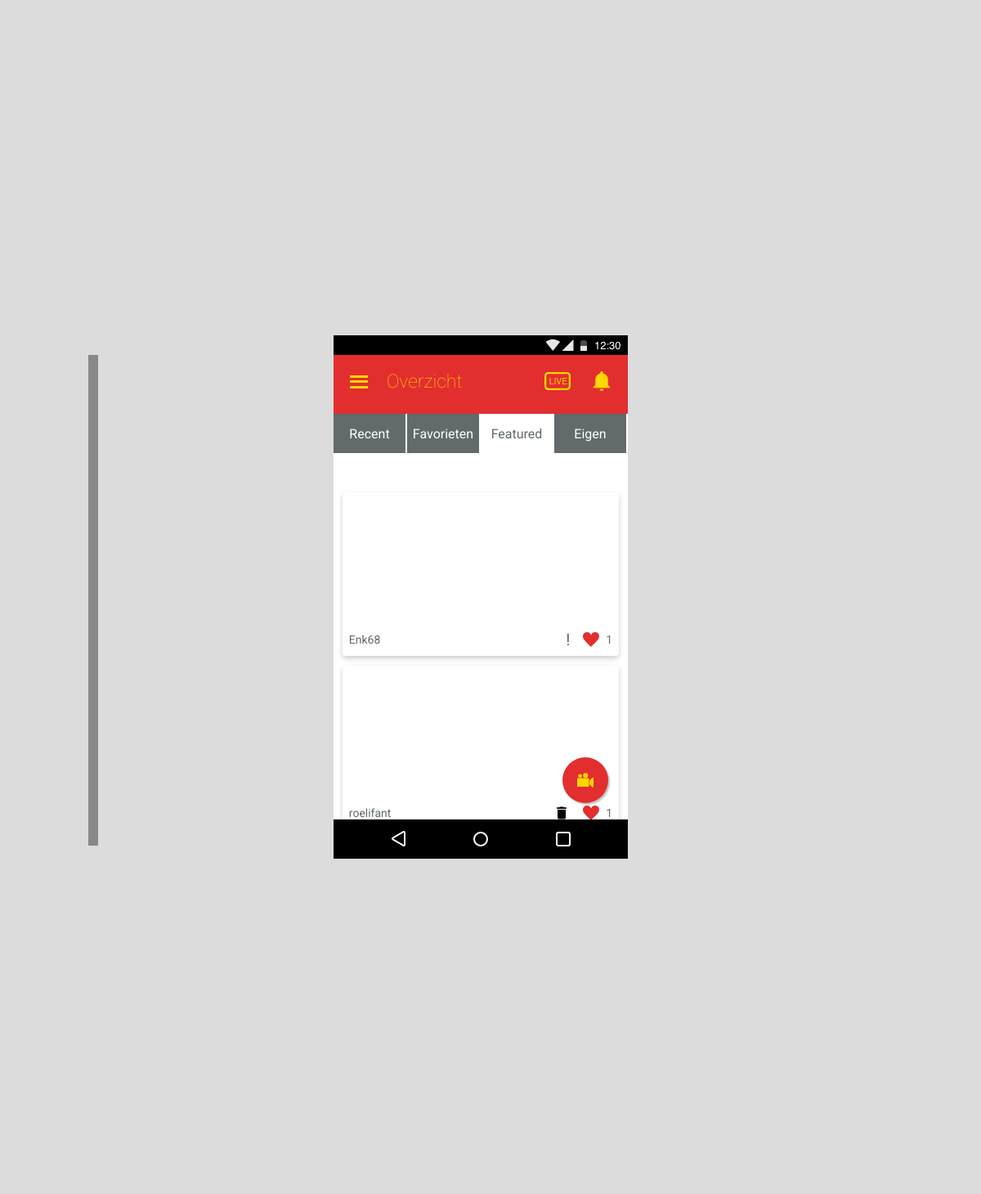
Page /overview3.php (signed in) on the committed database.
### tables this page shows
CREATE TABLE `featured` (
  `feature_id` int(11) NOT NULL,
  `video_id` int(11) NOT NULL,
  `timestamp` int(11) NOT NULL
);

CREATE TABLE `videos` (
  `id` int(11) NOT NULL,
  `data` varchar(200) NOT NULL,
  `timestamp` int(11) NOT NULL,
  `uploader` varchar(200) NOT NULL,
  `stemmen` int(11) NOT NULL,
  `status` varchar(200) NOT NULL
);

### classes/Melding.php (called while the page is built, shortened)
<?php
    class Melding
    {
        public function countAllNew(){
            $conn = Db::getInstance();
            $statement = $conn->prepare("SELECT * FROM meldingen WHERE ontvanger = :ontvanger AND gezien = 'false';");
            $statement->bindValue(":ontvanger", $_SESSION["user"]);
            $statement->execute();
            $res = $statement->fetchAll(PDO::FETCH_ASSOC);
            $rows = count($res);
            return $rows;
        }
}

### classes/Video.php (called while the page is built, shortened)
<?php
    class Video
    {
        private $m_iVotes;
        private $m_bVoted;
        public function __set($p_sProperty, $p_vValue)
        {
            switch ($p_sProperty) {
                case "Votes":
                    $this->m_iVotes = $p_vValue;
                    break;
                case "Voted":
                    $this->m_bVoted = $p_vValue;
                    break;
            }
        }
        public function __get($p_sProperty)
        {
            switch ($p_sProperty) {
                case "Votes":
                    return $this->m_iVotes;
                    break;
                case "Voted":
                    return $this->m_bVoted;
                    break;
            }
        }
        public function checkVote($p_iVideoid, $p_iUserid){
            $conn = Db::getInstance();
            $statement1 = $conn->prepare("SELECT * FROM stemmen WHERE video_id = :video_id;");
            $statement1->bindValue(":video_id", $p_iVideoid);
            $statement1->execute();
            $res = $statement1->fetchAll(PDO::FETCH_ASSOC);
            $rows = count($res);
            $this->Votes = $rows;
            $statement3 = $conn->prepare("SELECT * FROM stemmen WHERE video_id = :video_id AND user_id = :user_id;");
            $statement3->bindValue(":user_id", $p_iUserid);
            $statement3->bindValue(":video_id", $p_iVideoid);
            $statement3->execute();
            $res2 = $statement3->fetchAll(PDO::FETCH_ASSOC);
            $rows2 = count($res2);
            if($rows2 > 0){
                $this->Voted = true;
            } else {
                $this->Voted = false;
            }
            $conn = Db::getInstance();
            $statement = $conn->prepare("SELECT * FROM videos WHERE id = :video_id ORDER BY id DESC;");
            $statement->bindValue(":video_id", $p_iVideoid);
            $statement->execute();
            $res = $statement->fetch(PDO::FETCH_ASSOC);
            if($res["uploader"] == $_SESSION["user"]){
                $this->Voted = true;
            }
        }
        public function printFeatured(){
            $conn = Db::getInstance();
            $statement = $conn->prepare("SELECT * FROM videos v INNER JOIN featured f ON v.id = f.video_id WHERE NOT status = 'removed' AND id not in (SELECT video_id FROM reports WHERE reporter = :user) ORDER BY f.feature_id DESC;");
            $statement->bindValue(":user", $_SESSION["user"]);
            $statement->execute();
            return $statement->fetchAll(PDO::FETCH_ASSOC);
        }
    }

### overview3.php (the view, shortened to what this page needs)
<?php
    $videos = new Video;
    $res = $videos->printFeatured();
    $videos->feature();
?><!DOCTYPE html>
<html lang="en">
<head>
</head>
<body>
    <div class="container">
        <div class="fill">
        </div>
        <div class="scherm">
            <img class="sysbar" src="images/sysbar-top.png" alt="android systeem balk" />
            <?php include_once("includes/mainHeader.php") ?>
            <main>
               <nav>
   				   <a href="overview.php">Recent</a>
          			<a href="overview2.php">Favorieten</a>
          			<a href="overview3.php">Featured</a>
          			<a href="overview4.php">Eigen</a>
               </nav>
               <div id="videocontainer">
                <?php foreach ( $res as $key => $video): ?>
                  <div class="video">
                     <div class="imgcontainer">
                        <a href='pages/videoPlayer.php?id=<?php echo $video["id"];?>'>
                         <video src="<?php echo "uploads/videos/" . $video["data"]?>" alt="video thumbnail">
                             <source src="uploads/videos/<?php echo $video["data"] ?>" type="video/webm">
                         </video>
                         </a>
                     </div>
                     <div class="actionbar">
                        <p class="naam"><?php echo $video["uploader"]?></p>
                        <div class="right-actions">
                          <?php if($video["uploader"] == $_SESSION["user"]) : ?>
                          <a href="#" class="verwijder">
                           <img src="images/ic_delete.svg" alt="verwijder je video" />
                            </a>
                           <?php else : ?>
                           <a href="#" class="rapporteer">
                               <p>!</p>
                           </a>
                           <?php endif ; ?>
                           <a href="#" class="stem">
                               <img src="images/ic_favorite.svg" alt="markeer als favoriet" />
                            </a>
                            <p class="count"><?php $videos->checkVote($video["id"], $_SESSION["userid"]);
        if($videos->Voted == true){
                                echo $videos->Votes;
    }
                                ?>
                            </p>
                        </div>
                     </div>
                  </div>
                  <?php endforeach; ?>
                  </div>
               <button id="upload"><img src="images/ic_camera.svg" alt="opnemen camera icoon" /></button>
            </main>
            <img class="sysbar" src="images/navbar-bot.png" alt="android navigatie balk" />
        </div>
        <div class="fill">
        </div>
    </div>
</body>
</html>

### overview3.php (style rules this page uses)
* { margin: 0; padding: 0; font-family: 'Roboto', sans-serif; }
html { background: #FFF; }
body { width: 100vw; height: 100vh; background: Gainsboro; }
.container { width: 80%; height: 100%; display: flex; overflow-y: visible; margin: auto; }
main { width: 360px; height: 496px; background: #FFF; overflow-y: auto; }
.scherm { position: relative; background: Gainsboro; height: 640px; width: 360px; margin-top: auto; margin-bottom: auto; }
.fill { position: relative; background: Gainsboro; height: 100%; width: 30%; z-index: 500; }
.scherm .sysbar:first-child { width: 100%; margin-bottom: -4px; z-index: 1000; }
.scherm .sysbar:not(:first-child) { position: absolute; left: 0; bottom: 0; z-index: 1000; }
button#upload { width: 56px; height: 56px; position: absolute; display: flex; align-items: center; justify-content: center; background-color: #E22E2F; border: none; outline: none; border-radius: 50%; -webkit-box-shadow: 2px 2px 2px 0px rgba(0,0,0,0.25); -moz-box-shadow: 2px 2px 2px 0px rgba(0,0,0,0.25); box-shadow: 2px 2px 2px 0px rgba(0,0,0,0.25); }
button { position: absolute; overflow: hidden; bottom: 68px; right: 24px; z-index: 0; }
button:after { content: ''; position: absolute; top: 50%; left: 50%; width: 5px; height: 5px; background: rgba(255, 255, 255, .5); opacity: 0; border-radius: 100%; transform: scale(1, 1) translate(-50%); transform-origin: 50% 50%; }
button#upload img { width: 20px; }
nav { height: 48px; width: 100%; position: absolute; z-index: 1; }
nav a { width: calc(25% - 2px); height: 100%; border-right: 2px solid #FFF; background-color: #626A6C; float: left; display: flex; align-items: center; justify-content: center; text-decoration: none; color: #FFF; }
nav a:nth-child(3) { background-color: #FFF; color: #626A6C; }
#videocontainer { position: relative; margin-top: 96px; }
.video { position: relative; width: 94%; height: 200px; margin: 0 auto; clear: both; margin-bottom: 12px; border-radius: 4px; -webkit-box-shadow: 0px 3px 6px 0px rgba(0,0,0,0.20); -moz-box-shadow: 0px 3px 6px 0px rgba(0,0,0,0.20); box-shadow: 0px 3px 6px 0px rgba(0,0,0,0.20); }
.video .imgcontainer { width: 100%; height: calc(100% - 40px); overflow: hidden; }
.video video { width: 100%; border-radius: 4px; }
.video .actionbar { height: 40px; width: 100%; position: absolute; bottom: 0; left: 0; display: flex; align-items: center; justify-content: space-between; }
.video .actionbar p { color: #626A6C; font-size: 14px; margin-left: 8px; }
.video .actionbar .right-actions { margin-right: 8px; display: flex; align-items: center; justify-content: space-between; }
.video .actionbar .right-actions p { line-height: 20px; font-size: 20px; display: flex; align-items: center; justify-content: space-between; }
.video .actionbar .right-actions p.count { font-size: 14px; line-height: 20px; }
.video .actionbar .right-actions .stem, .video .actionbar .right-actions .verwijder { margin-left: 16px; display: flex; align-items: center; justify-content: space-between; }
.video .actionbar .right-actions a { font-size: 20px; text-decoration: none; }
.video .actionbar .right-actions img { height: 20px; width: 20px; }

### rows in the picture
featured: video.uploader "Enk68", Votes "1"
featured: video.uploader "roelifant", Votes "1"

### other values in the picture
SCHERM "Overzicht"
